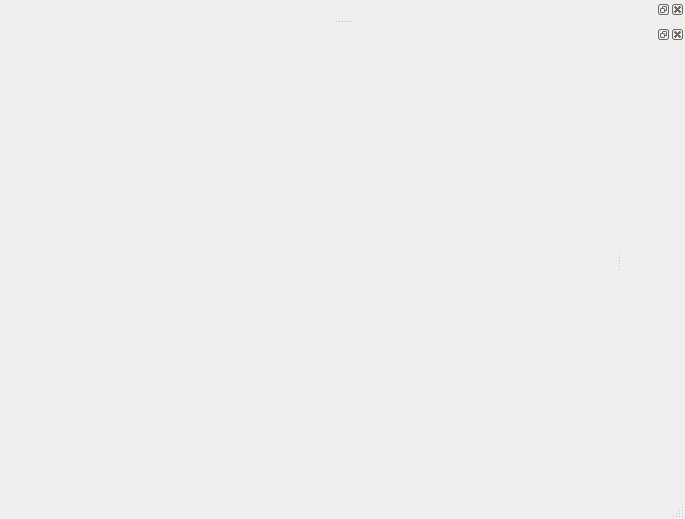
<?xml version="1.0" encoding="UTF-8"?>
<ui version="4.0">
 <class>MainWindow</class>
 <widget class="QMainWindow" name="MainWindow">
  <property name="geometry">
   <rect>
    <x>0</x>
    <y>0</y>
    <width>685</width>
    <height>519</height>
   </rect>
  </property>
  <property name="windowTitle">
   <string>MainWindow</string>
  </property>
  <widget class="QWidget" name="centralwidget">
   <layout class="QGridLayout" name="gridLayout">
    <item row="0" column="0">
     <widget class="QWidget" name="widget" native="true">
      <layout class="QVBoxLayout" name="verticalLayout">
       <item>
        <widget class="Show" name="show" native="true">
         <property name="minimumSize">
          <size>
           <width>100</width>
           <height>100</height>
          </size>
         </property>
        </widget>
       </item>
       <item>
        <widget class="CtrlBar" name="ctrlBar" native="true">
         <property name="minimumSize">
          <size>
           <width>0</width>
           <height>60</height>
          </size>
         </property>
         <property name="maximumSize">
          <size>
           <width>16777215</width>
           <height>60</height>
          </size>
         </property>
        </widget>
       </item>
      </layout>
     </widget>
    </item>
   </layout>
  </widget>
  <widget class="QDockWidget" name="Title">
   <attribute name="dockWidgetArea">
    <number>4</number>
   </attribute>
   <widget class="QWidget" name="TitleContent"/>
  </widget>
  <widget class="QDockWidget" name="Playlist">
   <property name="minimumSize">
    <size>
     <width>63</width>
     <height>34</height>
    </size>
   </property>
   <attribute name="dockWidgetArea">
    <number>2</number>
   </attribute>
   <widget class="QWidget" name="PlaylistContent">
    <property name="minimumSize">
     <size>
      <width>63</width>
      <height>34</height>
     </size>
    </property>
   </widget>
  </widget>
  <widget class="QStatusBar" name="statusBar"/>
 </widget>
 <customwidgets>
  <customwidget>
   <class>CtrlBar</class>
   <extends>QWidget</extends>
   <header location="global">ctrlbar.h</header>
   <container>1</container>
  </customwidget>
  <customwidget>
   <class>Show</class>
   <extends>QWidget</extends>
   <header location="global">show.h</header>
   <container>1</container>
  </customwidget>
 </customwidgets>
 <resources/>
 <connections/>
</ui>
